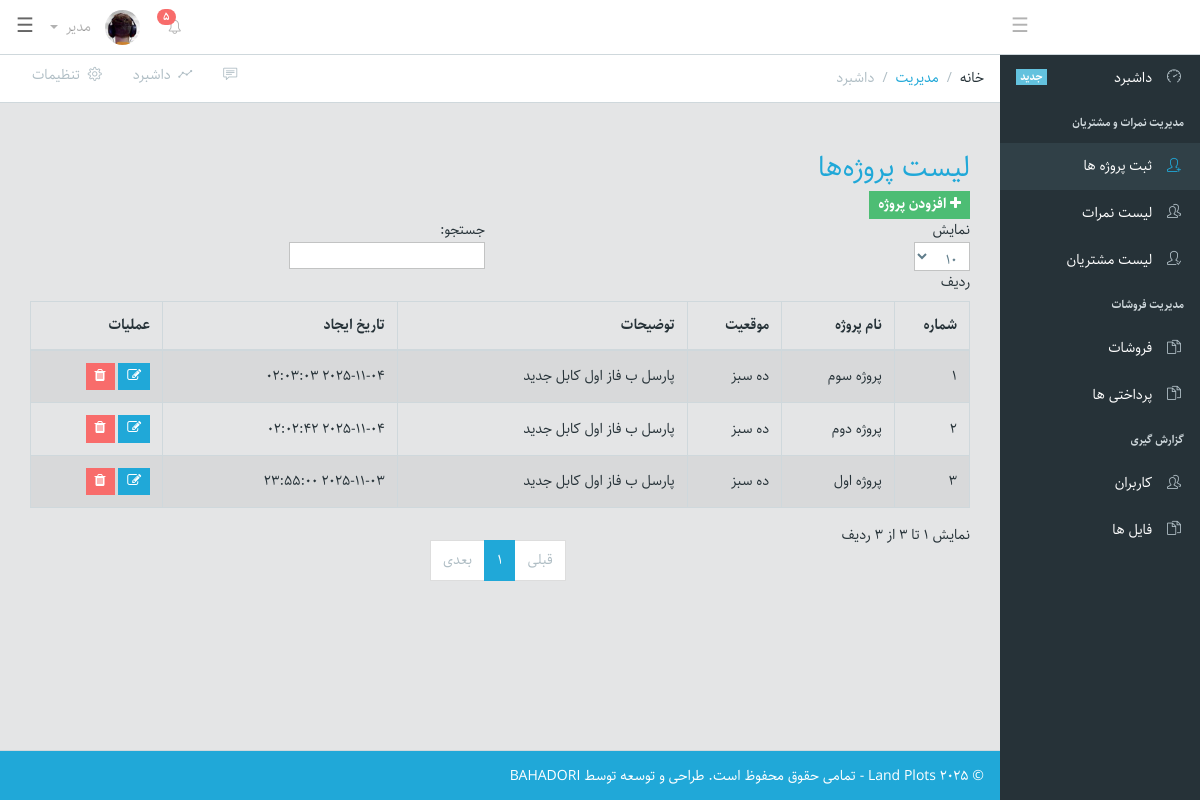
Page /admin/projects.php (signed in) on the committed database.
### tables this page shows
CREATE TABLE `tblprojects` (
  `id` int(11) NOT NULL,
  `project_name` varchar(100) NOT NULL,
  `location` varchar(255) DEFAULT NULL,
  `description` mediumtext DEFAULT NULL,
  `created_at` datetime DEFAULT current_timestamp()
);

### admin/projects.php (the view, shortened to what this page needs)
<?php
include 'config/db.php';
$sql = "SELECT * FROM tblProjects ORDER BY id DESC";
$result = $conn->query($sql);
?>
<!DOCTYPE html>
<html lang="IR-fa" dir="rtl">
<head>
    <link href="icons/font-awesome.min.css" rel="stylesheet">
    <link href="icons/simple-line-icons.css" rel="stylesheet">
    <link href="dest/style.css" rel="stylesheet">
</head>
<body class="navbar-fixed sidebar-nav fixed-nav">
    <?php require 'includes/header.php'; ?>
    <?php require 'includes/sidebar.php'; ?>
    <main class="main">
        <ol class="breadcrumb">
            <li class="breadcrumb-item">خانه</li>
            <li class="breadcrumb-item"><a href="#">مدیریت</a>
            </li>
            <li class="breadcrumb-item active">داشبرد</li>
            <li class="breadcrumb-menu">
                <div class="btn-group" role="group" aria-label="Button group with nested dropdown">
                    <a class="btn btn-secondary" href="#"><i class="icon-speech"></i></a>
                    <a class="btn btn-secondary" href="./"><i class="icon-graph"></i> &nbsp;داشبرد</a>
                    <a class="btn btn-secondary" href="#"><i class="icon-settings"></i> &nbsp;تنظیمات</a>
                </div>
            </li>
        </ol>
        <div class="container-fluid">
            <div class="animated fadeIn">
                <div class="row">
                    <div class="container mt-4">
                        <h3 class="mb-3 text-primary">لیست پروژه‌ها</h3>
                        <button class="btn btn-success btn-sm float-right" data-toggle="modal" data-target="#addProjectModal">
                            <i class="fa fa-plus"></i> افزودن پروژه
                        </button>
                        <table id="projectsTable" class="table table-bordered table-striped text-center">
                            <thead class="table-dark">
                                <tr>
                                    <th>شماره</th>
                                    <th>نام پروژه</th>
                                    <th>موقعیت</th>
                                    <th>توضیحات</th>
                                    <th>تاریخ ایجاد</th>
                                    <th>عملیات</th>
                                </tr>
                            </thead>
                            <tbody>
                                <?php
                                $i = 1;
                                if($result->num_rows > 0){
                                    while($row = $result->fetch_assoc()){
                                        echo "<tr>";
                                        echo "<td>".$i++."</td>";
                                        echo "<td>".$row['project_name']."</td>";
                                        echo "<td>".$row['location']."</td>";
                                        echo "<td>".$row['description']."</td>";
                                        echo "<td>".$row['created_at']."</td>";
                                        echo "<td>
                                                <button class='btn btn-primary btn-sm editbtn' data-id='".$row['id']."'><i class='fa fa-edit'></i></button>
                                                <button class='btn btn-danger btn-sm deleteProject' data-id='".$row['id']."'><i class='fa fa-trash'></i></button>
                                            </td>";
                                        echo "</tr>";
                                    }
                                } else {
                                    echo "<tr>
                                            <td colspan='6' class='text-danger'>هیچ پروژه‌ای ثبت نشده است!</td>
                                        </tr>";
                                }
                                ?>
                            </tbody>
                        </table>
                    </div>
                </div>
            </div>
        </div>
    </main>
    <?php require 'includes/footer.php'; ?>
</body>
</html>

### admin/projects.php (style rules this page uses)
table th, table td { vertical-align: middle !important; }

### rows in the picture
tblprojects: project_name "پروژه سوم", location "ده سبز", description "پارسل ب فاز اول کابل جدید", created_at "2025-11-04 02:03:03"
tblprojects: project_name "پروژه دوم", location "ده سبز", description "پارسل ب فاز اول کابل جدید", created_at "2025-11-04 02:02:42"
tblprojects: project_name "پروژه اول", location "ده سبز", description "پارسل ب فاز اول کابل جدید", created_at "2025-11-03 23:55:00"
